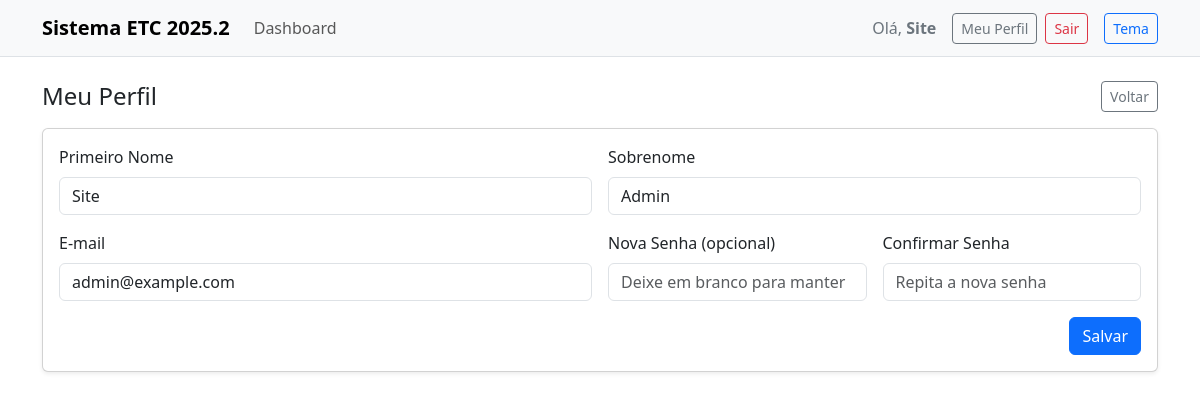
The app's page /profile.php (signed in) with its own data.
### tables this page shows
CREATE TABLE `users` (
  `id` int(11) NOT NULL,
  `first_name` varchar(100) NOT NULL,
  `last_name` varchar(100) NOT NULL,
  `email` varchar(190) NOT NULL,
  `password_hash` varchar(255) NOT NULL,
  `role` enum('admin','user') NOT NULL DEFAULT 'user',
  `created_at` timestamp NOT NULL DEFAULT current_timestamp()
);

### profile.php (the view, shortened to what this page needs)
<?php
require __DIR__ . '/config/db.php';
$userId = (int)$_SESSION['user_id'];
$stmt = $pdo->prepare('SELECT id, first_name, last_name, email FROM users WHERE id=?');
$stmt->execute([$userId]);
$user = $stmt->fetch();
include __DIR__ . '/partials/header.php';
?>
<div class="d-flex align-items-center justify-content-between mb-3">
  <h2 class="h4 mb-0">Meu Perfil</h2>
  <a class="btn btn-outline-secondary btn-sm" href="<?php echo $_SESSION['role']==='admin' ? 'admin.php' : 'user.php'; ?>">Voltar</a>
</div>
<form method="post" class="card shadow-sm p-3">
  <div class="row g-3">
    <div class="col-md-6">
      <label class="form-label">Primeiro Nome</label>
      <input type="text" name="first_name" class="form-control" value="<?php echo htmlspecialchars($user['first_name']); ?>" required>
    </div>
    <div class="col-md-6">
      <label class="form-label">Sobrenome</label>
      <input type="text" name="last_name" class="form-control" value="<?php echo htmlspecialchars($user['last_name']); ?>" required>
    </div>
    <div class="col-md-6">
      <label class="form-label">E-mail</label>
      <input type="email" name="email" class="form-control" value="<?php echo htmlspecialchars($user['email']); ?>" required>
    </div>
    <div class="col-md-3">
      <label class="form-label">Nova Senha (opcional)</label>
      <input type="password" name="password" class="form-control" placeholder="Deixe em branco para manter">
    </div>
    <div class="col-md-3">
      <label class="form-label">Confirmar Senha</label>
      <input type="password" name="password2" class="form-control" placeholder="Repita a nova senha">
    </div>
  </div>
  <div class="mt-3 text-end">
    <button class="btn btn-primary">Salvar</button>
  </div>
</form>
<?php include __DIR__ . '/partials/footer.php'; ?>

### records on screen
users: first_name "Site", last_name "Admin", email "admin@example.com"

### other values on screen
$userName "Site"
